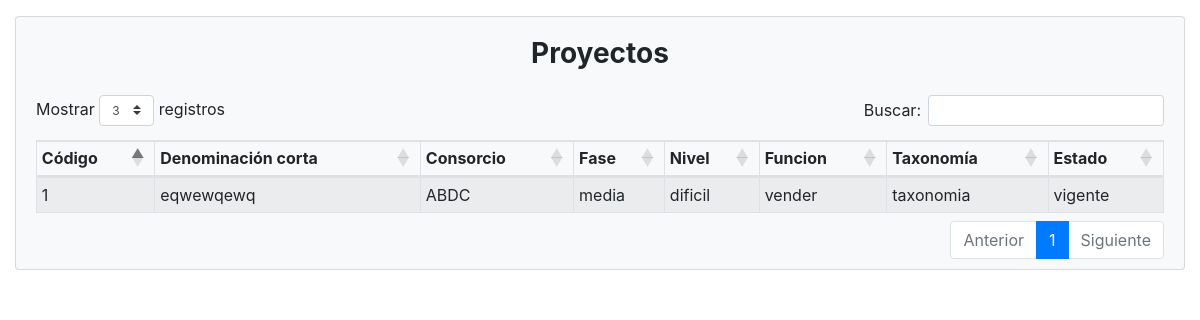
/posts/, run on the app's committed database.
### posts/models.py (models this page shows, shortened)
class Proyecto(models.Model):
    cod_proyecto = models.CharField('Código de Proyecto',max_length=20,unique=True)
    cod_snip = models.CharField('Código Snip',max_length=20,default="",unique=True)
    denominacion = models.TextField('Denominación')
    denominacion_corta = models.TextField('Denominación Corta')
    nivel = models.CharField('Nivel',max_length=30)
    funcion = models.CharField('Funcion',max_length=30)
    fase = models.CharField('Fase',max_length=50)
    estado = models.CharField('Estado',max_length=100)
    taxonomia = models.CharField('Taxonomía',max_length=100)
    situacion = models.CharField('Situación',max_length=100)
    fecha_estado = models.DateField('Fecha de Estado')
    fecha_registro = models.DateField('Fecha de Registro')
    activo = models.BooleanField('Activo',default=False,blank=True)

class Consorcio(models.Model):
    nombre = models.CharField('Nombre del Consorcio',max_length=100)
    proyecto_id = models.OneToOneField(Proyecto, on_delete=models.CASCADE)
    def __str__(self):
        return self.nombre

### posts/views.py (the view)
# urls.py: path('',views.IndexView.as_view(),name='index'),
class IndexView(generic.ListView):
    template_name  = 'posts/index.html'
    context_object_name = 'projects'
    def get_queryset(self):
        return Proyecto.objects.all()

### posts/posts/templates/posts/index.html (shortened to what this page needs)
<!doctype html>
<html lang="es">
<html>
	<head>
        <link rel="stylesheet" href="../../static/posts/bootstrap.min.css" type="text/css">
		<link rel="stylesheet" href="../../static/posts/bootstrap-grid.min.css" type="text/css">
        <link rel="stylesheet" href="../../static/posts/bootstrap-reboot.min.css" type="text/css">
        <link rel="stylesheet" href="../../static/posts/estilos.css">
        <link rel="stylesheet" href="https://cdnjs.cloudflare.com/ajax/libs/twitter-bootstrap/4.1.3/css/bootstrap.css">
        <link rel="stylesheet" href="https://cdn.datatables.net/1.10.21/css/dataTables.bootstrap4.min.css">
	</head>
	<body>
        <main class="container-fluid">
            <div class="card mt-3 mb-3 bg-light">
                <div class=" card-body">
                    <h3 class="card-title mb-4 font-weight-bold text-center">Proyectos</h3>
                    <div class="table-responsive">
                        <table id="TablaDatosConsorcio" class="table table-sm table-bordered table-striped table-hover">
                            <thead>
                                <tr>
                                    <th>Código</th>
                                    <th>Denominación corta</th>
                                    <th>Consorcio</th>
                                    <th>Fase</th>
                                    <th>Nivel</th>
                                    <th>Funcion</th>
                                    <th>Taxonomía</th>
                                    <th>Estado</th>
                                </tr>
                            </thead>
                            <tbody>
                               {% if projects %}
                                 {% for project in projects %}
                                 <tr>
                                    <td><a class = "text-reset" href="{% url 'posts:detail' project.id %}">{{ project.cod_proyecto }}</a></td>
                                    <td><a class = "text-reset" href="{% url 'posts:detail' project.id %}">{{ project.denominacion_corta }}</a></td>
                                    <td><a class = "text-reset" href="{% url 'posts:detail' project.id %}">{{ project.consorcio }}</a></td>
                                    <td><a class = "text-reset" href="{% url 'posts:detail' project.id %}">{{ project.fase }}</a></td>
                                    <td><a class = "text-reset" href="{% url 'posts:detail' project.id %}">{{ project.nivel }}</a></td>
                                    <td><a class = "text-reset" href="{% url 'posts:detail' project.id %}">{{ project.funcion }}</a></td>
                                    <td><a class = "text-reset" href="{% url 'posts:detail' project.id %}">{{ project.taxonomia }}</a></td>
                                    <td><a class = "text-reset" href="{% url 'posts:detail' project.id %}">{{ project.estado }}</a></td>
                                 </tr>
                                 {% endfor %}
                               {% else %}
                                 <p>No hay proyectos disponibles</p>
                               {% endif %}
                            </tbody>
                        </table>
                    </div>
                </div>
            </div>
    </body>
</html>

### posts/static/posts/estilos.css (style rules this page uses)
td { max-width: 210px; white-space: nowrap; overflow: hidden; text-overflow: ellipsis; }
th { white-space: nowrap; }
.card-body { padding-bottom: 8px !important ; }

### data on the page
Proyecto: cod_proyecto "1", denominacion_corta "eqwewqewq", consorcio "ABDC", fase "media", nivel "dificil", funcion "vender", taxonomia "taxonomia", estado "vigente"
